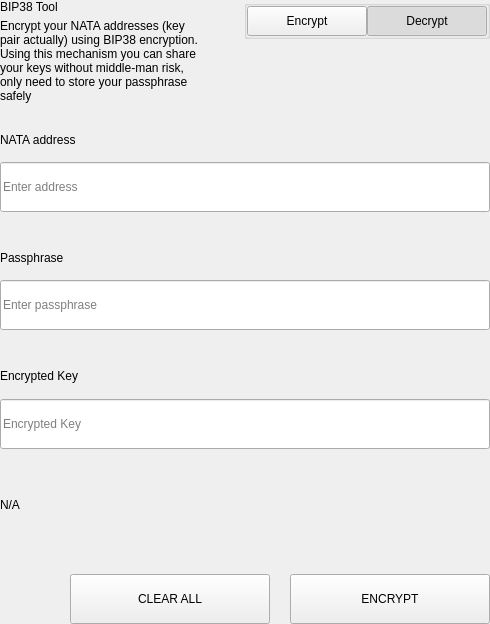
<?xml version="1.0" encoding="UTF-8"?>
<ui version="4.0">
 <class>SettingsBitToolWidget</class>
 <widget class="QWidget" name="SettingsBitToolWidget">
  <property name="geometry">
   <rect>
    <x>0</x>
    <y>0</y>
    <width>490</width>
    <height>624</height>
   </rect>
  </property>
  <property name="windowTitle">
   <string>Form</string>
  </property>
  <layout class="QVBoxLayout" name="verticalLayout">
   <property name="spacing">
    <number>0</number>
   </property>
   <property name="leftMargin">
    <number>0</number>
   </property>
   <property name="topMargin">
    <number>0</number>
   </property>
   <property name="rightMargin">
    <number>0</number>
   </property>
   <property name="bottomMargin">
    <number>0</number>
   </property>
   <item>
    <widget class="QWidget" name="left" native="true">
     <layout class="QVBoxLayout" name="verticalLayout_3">
      <property name="leftMargin">
       <number>0</number>
      </property>
      <property name="topMargin">
       <number>0</number>
      </property>
      <property name="rightMargin">
       <number>0</number>
      </property>
      <property name="bottomMargin">
       <number>0</number>
      </property>
      <item>
       <layout class="QVBoxLayout" name="verticalLayout_2">
        <property name="spacing">
         <number>0</number>
        </property>
        <item>
         <layout class="QHBoxLayout" name="horizontalLayout_3" stretch="3,1">
          <property name="spacing">
           <number>40</number>
          </property>
          <item>
           <layout class="QVBoxLayout" name="verticalLayoutTitle">
            <property name="spacing">
             <number>5</number>
            </property>
            <item>
             <widget class="QLabel" name="labelTitle">
              <property name="text">
               <string>BIP38 Tool</string>
              </property>
             </widget>
            </item>
            <item>
             <widget class="QLabel" name="labelSubtitle1">
              <property name="text">
               <string>Encrypt your NATA addresses (key pair actually) using BIP38 encryption.
Using this mechanism you can share your keys without middle-man risk, only need to store your passphrase safely</string>
              </property>
              <property name="wordWrap">
               <bool>true</bool>
              </property>
             </widget>
            </item>
           </layout>
          </item>
          <item alignment="Qt::AlignTop">
           <widget class="QGroupBox" name="groupBox">
            <property name="title">
             <string/>
            </property>
            <property name="alignment">
             <set>Qt::AlignLeading|Qt::AlignLeft|Qt::AlignTop</set>
            </property>
            <layout class="QHBoxLayout" name="horizontalLayout_4">
             <property name="spacing">
              <number>0</number>
             </property>
             <property name="leftMargin">
              <number>0</number>
             </property>
             <property name="topMargin">
              <number>0</number>
             </property>
             <property name="rightMargin">
              <number>0</number>
             </property>
             <property name="bottomMargin">
              <number>0</number>
             </property>
             <item>
              <spacer name="horizontalSpacer">
               <property name="orientation">
                <enum>Qt::Horizontal</enum>
               </property>
               <property name="sizeHint" stdset="0">
                <size>
                 <width>40</width>
                 <height>20</height>
                </size>
               </property>
              </spacer>
             </item>
             <item>
              <widget class="QPushButton" name="pushLeft">
               <property name="minimumSize">
                <size>
                 <width>120</width>
                 <height>30</height>
                </size>
               </property>
               <property name="maximumSize">
                <size>
                 <width>120</width>
                 <height>30</height>
                </size>
               </property>
               <property name="focusPolicy">
                <enum>Qt::NoFocus</enum>
               </property>
               <property name="text">
                <string>Encrypt</string>
               </property>
               <property name="checkable">
                <bool>true</bool>
               </property>
               <property name="autoExclusive">
                <bool>true</bool>
               </property>
              </widget>
             </item>
             <item>
              <widget class="QPushButton" name="pushRight">
               <property name="minimumSize">
                <size>
                 <width>120</width>
                 <height>30</height>
                </size>
               </property>
               <property name="maximumSize">
                <size>
                 <width>120</width>
                 <height>30</height>
                </size>
               </property>
               <property name="focusPolicy">
                <enum>Qt::NoFocus</enum>
               </property>
               <property name="text">
                <string>Decrypt</string>
               </property>
               <property name="checkable">
                <bool>true</bool>
               </property>
               <property name="checked">
                <bool>true</bool>
               </property>
               <property name="autoExclusive">
                <bool>true</bool>
               </property>
              </widget>
             </item>
            </layout>
           </widget>
          </item>
         </layout>
        </item>
        <item>
         <widget class="QStackedWidget" name="stackedWidget">
          <property name="currentIndex">
           <number>1</number>
          </property>
          <widget class="QWidget" name="pageDecrypt">
           <layout class="QVBoxLayout" name="verticalLayout_5">
            <property name="spacing">
             <number>0</number>
            </property>
            <property name="leftMargin">
             <number>0</number>
            </property>
            <property name="topMargin">
             <number>0</number>
            </property>
            <property name="rightMargin">
             <number>0</number>
            </property>
            <property name="bottomMargin">
             <number>0</number>
            </property>
            <item>
             <widget class="QWidget" name="widget" native="true">
              <property name="minimumSize">
               <size>
                <width>0</width>
                <height>100</height>
               </size>
              </property>
              <layout class="QVBoxLayout" name="verticalLayout_4">
               <property name="spacing">
                <number>0</number>
               </property>
               <property name="leftMargin">
                <number>0</number>
               </property>
               <property name="topMargin">
                <number>0</number>
               </property>
               <property name="rightMargin">
                <number>0</number>
               </property>
               <property name="bottomMargin">
                <number>0</number>
               </property>
               <item>
                <spacer name="verticalSpacer_2">
                 <property name="orientation">
                  <enum>Qt::Vertical</enum>
                 </property>
                 <property name="sizeType">
                  <enum>QSizePolicy::Fixed</enum>
                 </property>
                 <property name="sizeHint" stdset="0">
                  <size>
                   <width>20</width>
                   <height>20</height>
                  </size>
                 </property>
                </spacer>
               </item>
               <item>
                <layout class="QHBoxLayout" name="horizontalLayout_6" stretch="2">
                 <property name="spacing">
                  <number>0</number>
                 </property>
                 <item>
                  <layout class="QVBoxLayout" name="verticalLayout_7">
                   <property name="spacing">
                    <number>9</number>
                   </property>
                   <item>
                    <widget class="QLabel" name="labelSubtitleKey">
                     <property name="minimumSize">
                      <size>
                       <width>0</width>
                       <height>20</height>
                      </size>
                     </property>
                     <property name="maximumSize">
                      <size>
                       <width>16777215</width>
                       <height>20</height>
                      </size>
                     </property>
                     <property name="text">
                      <string>Encrypted key</string>
                     </property>
                    </widget>
                   </item>
                   <item>
                    <widget class="QLineEdit" name="lineEditKey">
                     <property name="minimumSize">
                      <size>
                       <width>0</width>
                       <height>50</height>
                      </size>
                     </property>
                     <property name="maximumSize">
                      <size>
                       <width>16777215</width>
                       <height>50</height>
                      </size>
                     </property>
                     <property name="placeholderText">
                      <string>Enter a encrypted key</string>
                     </property>
                    </widget>
                   </item>
                  </layout>
                 </item>
                </layout>
               </item>
               <item>
                <spacer name="verticalSpacer_3">
                 <property name="orientation">
                  <enum>Qt::Vertical</enum>
                 </property>
                 <property name="sizeType">
                  <enum>QSizePolicy::Fixed</enum>
                 </property>
                 <property name="sizeHint" stdset="0">
                  <size>
                   <width>20</width>
                   <height>20</height>
                  </size>
                 </property>
                </spacer>
               </item>
               <item>
                <layout class="QVBoxLayout" name="verticalLayout_9">
                 <property name="spacing">
                  <number>9</number>
                 </property>
                 <item>
                  <widget class="QLabel" name="labelSubtitlePassphrase">
                   <property name="maximumSize">
                    <size>
                     <width>16777215</width>
                     <height>20</height>
                    </size>
                   </property>
                   <property name="text">
                    <string>Passphrase</string>
                   </property>
                  </widget>
                 </item>
                 <item>
                  <widget class="QLineEdit" name="lineEditPassphrase">
                   <property name="minimumSize">
                    <size>
                     <width>0</width>
                     <height>50</height>
                    </size>
                   </property>
                   <property name="maximumSize">
                    <size>
                     <width>16777215</width>
                     <height>50</height>
                    </size>
                   </property>
                   <property name="placeholderText">
                    <string>Enter a passphrase</string>
                   </property>
                  </widget>
                 </item>
                </layout>
               </item>
               <item>
                <spacer name="verticalSpacer_4">
                 <property name="orientation">
                  <enum>Qt::Vertical</enum>
                 </property>
                 <property name="sizeType">
                  <enum>QSizePolicy::Fixed</enum>
                 </property>
                 <property name="sizeHint" stdset="0">
                  <size>
                   <width>20</width>
                   <height>20</height>
                  </size>
                 </property>
                </spacer>
               </item>
               <item>
                <widget class="QWidget" name="widget_3" native="true">
                 <property name="sizePolicy">
                  <sizepolicy hsizetype="Preferred" vsizetype="Fixed">
                   <horstretch>0</horstretch>
                   <verstretch>0</verstretch>
                  </sizepolicy>
                 </property>
                 <layout class="QVBoxLayout" name="verticalLayout_10">
                  <property name="spacing">
                   <number>9</number>
                  </property>
                  <property name="leftMargin">
                   <number>0</number>
                  </property>
                  <property name="topMargin">
                   <number>0</number>
                  </property>
                  <property name="rightMargin">
                   <number>0</number>
                  </property>
                  <property name="bottomMargin">
                   <number>0</number>
                  </property>
                  <item>
                   <widget class="QLabel" name="labelSubtitleDecryptResult">
                    <property name="minimumSize">
                     <size>
                      <width>0</width>
                      <height>20</height>
                     </size>
                    </property>
                    <property name="maximumSize">
                     <size>
                      <width>16777215</width>
                      <height>20</height>
                     </size>
                    </property>
                    <property name="text">
                     <string>Decrypted address result</string>
                    </property>
                   </widget>
                  </item>
                  <item>
                   <widget class="QWidget" name="widget_4" native="true">
                    <layout class="QHBoxLayout" name="horizontalLayout" stretch="6,0,1">
                     <property name="spacing">
                      <number>0</number>
                     </property>
                     <property name="leftMargin">
                      <number>0</number>
                     </property>
                     <property name="topMargin">
                      <number>0</number>
                     </property>
                     <property name="rightMargin">
                      <number>0</number>
                     </property>
                     <property name="bottomMargin">
                      <number>0</number>
                     </property>
                     <item alignment="Qt::AlignVCenter">
                      <widget class="QLineEdit" name="lineEditDecryptResult">
                       <property name="minimumSize">
                        <size>
                         <width>0</width>
                         <height>50</height>
                        </size>
                       </property>
                       <property name="maximumSize">
                        <size>
                         <width>16777215</width>
                         <height>50</height>
                        </size>
                       </property>
                       <property name="placeholderText">
                        <string>Decrypted Address</string>
                       </property>
                      </widget>
                     </item>
                     <item>
                      <spacer name="horizontalSpacer_4">
                       <property name="orientation">
                        <enum>Qt::Horizontal</enum>
                       </property>
                       <property name="sizeType">
                        <enum>QSizePolicy::Fixed</enum>
                       </property>
                       <property name="sizeHint" stdset="0">
                        <size>
                         <width>20</width>
                         <height>50</height>
                        </size>
                       </property>
                      </spacer>
                     </item>
                     <item>
                      <widget class="QPushButton" name="pushButtonImport">
                       <property name="minimumSize">
                        <size>
                         <width>140</width>
                         <height>40</height>
                        </size>
                       </property>
                       <property name="text">
                        <string>Import Address</string>
                       </property>
                      </widget>
                     </item>
                    </layout>
                   </widget>
                  </item>
                 </layout>
                </widget>
               </item>
               <item>
                <widget class="QLabel" name="statusLabel_DEC">
                 <property name="maximumSize">
                  <size>
                   <width>16777215</width>
                   <height>40</height>
                  </size>
                 </property>
                 <property name="text">
                  <string/>
                 </property>
                </widget>
               </item>
               <item>
                <spacer name="verticalSpacer">
                 <property name="orientation">
                  <enum>Qt::Vertical</enum>
                 </property>
                 <property name="sizeType">
                  <enum>QSizePolicy::Preferred</enum>
                 </property>
                 <property name="sizeHint" stdset="0">
                  <size>
                   <width>20</width>
                   <height>20</height>
                  </size>
                 </property>
                </spacer>
               </item>
               <item>
                <layout class="QHBoxLayout" name="horizontalLayout_7">
                 <property name="spacing">
                  <number>0</number>
                 </property>
                 <item>
                  <spacer name="horizontalSpacer_5">
                   <property name="orientation">
                    <enum>Qt::Horizontal</enum>
                   </property>
                   <property name="sizeType">
                    <enum>QSizePolicy::Expanding</enum>
                   </property>
                   <property name="sizeHint" stdset="0">
                    <size>
                     <width>40</width>
                     <height>20</height>
                    </size>
                   </property>
                  </spacer>
                 </item>
                 <item>
                  <widget class="QPushButton" name="pushButtonDecryptClear">
                   <property name="minimumSize">
                    <size>
                     <width>200</width>
                     <height>50</height>
                    </size>
                   </property>
                   <property name="maximumSize">
                    <size>
                     <width>200</width>
                     <height>50</height>
                    </size>
                   </property>
                   <property name="text">
                    <string>CLEAR</string>
                   </property>
                  </widget>
                 </item>
                 <item>
                  <spacer name="horizontalSpacer_3">
                   <property name="orientation">
                    <enum>Qt::Horizontal</enum>
                   </property>
                   <property name="sizeType">
                    <enum>QSizePolicy::Fixed</enum>
                   </property>
                   <property name="sizeHint" stdset="0">
                    <size>
                     <width>20</width>
                     <height>20</height>
                    </size>
                   </property>
                  </spacer>
                 </item>
                 <item>
                  <widget class="QPushButton" name="pushButtonDecrypt">
                   <property name="minimumSize">
                    <size>
                     <width>200</width>
                     <height>50</height>
                    </size>
                   </property>
                   <property name="maximumSize">
                    <size>
                     <width>200</width>
                     <height>50</height>
                    </size>
                   </property>
                   <property name="text">
                    <string>DECRYPT KEY</string>
                   </property>
                  </widget>
                 </item>
                </layout>
               </item>
              </layout>
             </widget>
            </item>
           </layout>
          </widget>
          <widget class="QWidget" name="pageEncrypt">
           <layout class="QVBoxLayout" name="verticalLayout_11">
            <property name="spacing">
             <number>0</number>
            </property>
            <property name="leftMargin">
             <number>0</number>
            </property>
            <property name="topMargin">
             <number>0</number>
            </property>
            <property name="rightMargin">
             <number>0</number>
            </property>
            <property name="bottomMargin">
             <number>0</number>
            </property>
            <item>
             <spacer name="verticalSpacer_8">
              <property name="orientation">
               <enum>Qt::Vertical</enum>
              </property>
              <property name="sizeType">
               <enum>QSizePolicy::Fixed</enum>
              </property>
              <property name="sizeHint" stdset="0">
               <size>
                <width>20</width>
                <height>20</height>
               </size>
              </property>
             </spacer>
            </item>
            <item>
             <widget class="QWidget" name="containerAddressEnc" native="true">
              <layout class="QVBoxLayout" name="containerAddressEncLayout">
               <property name="spacing">
                <number>5</number>
               </property>
               <property name="leftMargin">
                <number>0</number>
               </property>
               <property name="topMargin">
                <number>0</number>
               </property>
               <property name="rightMargin">
                <number>0</number>
               </property>
               <property name="bottomMargin">
                <number>0</number>
               </property>
               <item>
                <widget class="QLabel" name="labelSubtitleAddress">
                 <property name="minimumSize">
                  <size>
                   <width>0</width>
                   <height>20</height>
                  </size>
                 </property>
                 <property name="maximumSize">
                  <size>
                   <width>16777215</width>
                   <height>20</height>
                  </size>
                 </property>
                 <property name="text">
                  <string>NATA address</string>
                 </property>
                </widget>
               </item>
               <item>
                <widget class="QLineEdit" name="addressIn_ENC">
                 <property name="minimumSize">
                  <size>
                   <width>0</width>
                   <height>50</height>
                  </size>
                 </property>
                 <property name="placeholderText">
                  <string>Enter address</string>
                 </property>
                </widget>
               </item>
              </layout>
             </widget>
            </item>
            <item>
             <spacer name="verticalSpacer_6">
              <property name="orientation">
               <enum>Qt::Vertical</enum>
              </property>
              <property name="sizeType">
               <enum>QSizePolicy::Fixed</enum>
              </property>
              <property name="sizeHint" stdset="0">
               <size>
                <width>20</width>
                <height>20</height>
               </size>
              </property>
             </spacer>
            </item>
            <item>
             <widget class="QWidget" name="containerAddress" native="true">
              <layout class="QHBoxLayout" name="horizontalLayout_9" stretch="2">
               <property name="spacing">
                <number>0</number>
               </property>
               <property name="leftMargin">
                <number>0</number>
               </property>
               <property name="topMargin">
                <number>0</number>
               </property>
               <property name="rightMargin">
                <number>0</number>
               </property>
               <property name="bottomMargin">
                <number>0</number>
               </property>
               <item>
                <layout class="QVBoxLayout" name="verticalLayout_8">
                 <property name="spacing">
                  <number>5</number>
                 </property>
                 <item>
                  <widget class="QLabel" name="labelSubtitleMessage">
                   <property name="minimumSize">
                    <size>
                     <width>0</width>
                     <height>20</height>
                    </size>
                   </property>
                   <property name="maximumSize">
                    <size>
                     <width>16777215</width>
                     <height>20</height>
                    </size>
                   </property>
                   <property name="text">
                    <string>Passphrase</string>
                   </property>
                  </widget>
                 </item>
                 <item>
                  <widget class="QLineEdit" name="passphraseIn_ENC">
                   <property name="minimumSize">
                    <size>
                     <width>0</width>
                     <height>50</height>
                    </size>
                   </property>
                   <property name="maximumSize">
                    <size>
                     <width>16777215</width>
                     <height>50</height>
                    </size>
                   </property>
                   <property name="placeholderText">
                    <string>Enter passphrase</string>
                   </property>
                  </widget>
                 </item>
                </layout>
               </item>
              </layout>
             </widget>
            </item>
            <item>
             <spacer name="verticalSpacer_7">
              <property name="orientation">
               <enum>Qt::Vertical</enum>
              </property>
              <property name="sizeType">
               <enum>QSizePolicy::Fixed</enum>
              </property>
              <property name="sizeHint" stdset="0">
               <size>
                <width>20</width>
                <height>20</height>
               </size>
              </property>
             </spacer>
            </item>
            <item>
             <widget class="QWidget" name="widget_2" native="true">
              <property name="minimumSize">
               <size>
                <width>0</width>
                <height>75</height>
               </size>
              </property>
              <property name="maximumSize">
               <size>
                <width>16777215</width>
                <height>16777215</height>
               </size>
              </property>
              <layout class="QVBoxLayout" name="verticalLayout_6">
               <property name="leftMargin">
                <number>0</number>
               </property>
               <property name="topMargin">
                <number>0</number>
               </property>
               <property name="rightMargin">
                <number>0</number>
               </property>
               <property name="bottomMargin">
                <number>0</number>
               </property>
               <item>
                <widget class="QLabel" name="labelSubtitleEncryptedKey">
                 <property name="minimumSize">
                  <size>
                   <width>0</width>
                   <height>20</height>
                  </size>
                 </property>
                 <property name="maximumSize">
                  <size>
                   <width>16777215</width>
                   <height>20</height>
                  </size>
                 </property>
                 <property name="text">
                  <string>Encrypted Key</string>
                 </property>
                </widget>
               </item>
               <item>
                <widget class="QLineEdit" name="encryptedKeyOut_ENC">
                 <property name="minimumSize">
                  <size>
                   <width>0</width>
                   <height>50</height>
                  </size>
                 </property>
                 <property name="placeholderText">
                  <string>Encrypted Key</string>
                 </property>
                </widget>
               </item>
              </layout>
             </widget>
            </item>
            <item>
             <widget class="QLabel" name="statusLabel_ENC">
              <property name="text">
               <string notr="true">N/A</string>
              </property>
             </widget>
            </item>
            <item>
             <spacer name="verticalSpacer_5">
              <property name="orientation">
               <enum>Qt::Vertical</enum>
              </property>
              <property name="sizeType">
               <enum>QSizePolicy::Fixed</enum>
              </property>
              <property name="sizeHint" stdset="0">
               <size>
                <width>20</width>
                <height>20</height>
               </size>
              </property>
             </spacer>
            </item>
            <item>
             <layout class="QHBoxLayout" name="horizontalLayout_8">
              <property name="spacing">
               <number>0</number>
              </property>
              <item>
               <spacer name="horizontalSpacer_6">
                <property name="orientation">
                 <enum>Qt::Horizontal</enum>
                </property>
                <property name="sizeType">
                 <enum>QSizePolicy::Expanding</enum>
                </property>
                <property name="sizeHint" stdset="0">
                 <size>
                  <width>40</width>
                  <height>20</height>
                 </size>
                </property>
               </spacer>
              </item>
              <item>
               <widget class="QPushButton" name="pushButtonClear">
                <property name="minimumSize">
                 <size>
                  <width>200</width>
                  <height>50</height>
                 </size>
                </property>
                <property name="focusPolicy">
                 <enum>Qt::NoFocus</enum>
                </property>
                <property name="text">
                 <string>CLEAR ALL</string>
                </property>
               </widget>
              </item>
              <item>
               <spacer name="horizontalSpacer_2">
                <property name="orientation">
                 <enum>Qt::Horizontal</enum>
                </property>
                <property name="sizeType">
                 <enum>QSizePolicy::Fixed</enum>
                </property>
                <property name="sizeHint" stdset="0">
                 <size>
                  <width>20</width>
                  <height>20</height>
                 </size>
                </property>
               </spacer>
              </item>
              <item>
               <widget class="QPushButton" name="pushButtonEncrypt">
                <property name="minimumSize">
                 <size>
                  <width>200</width>
                  <height>50</height>
                 </size>
                </property>
                <property name="maximumSize">
                 <size>
                  <width>200</width>
                  <height>50</height>
                 </size>
                </property>
                <property name="focusPolicy">
                 <enum>Qt::NoFocus</enum>
                </property>
                <property name="text">
                 <string>ENCRYPT</string>
                </property>
               </widget>
              </item>
             </layout>
            </item>
           </layout>
          </widget>
         </widget>
        </item>
       </layout>
      </item>
     </layout>
    </widget>
   </item>
  </layout>
 </widget>
 <resources/>
 <connections/>
</ui>
